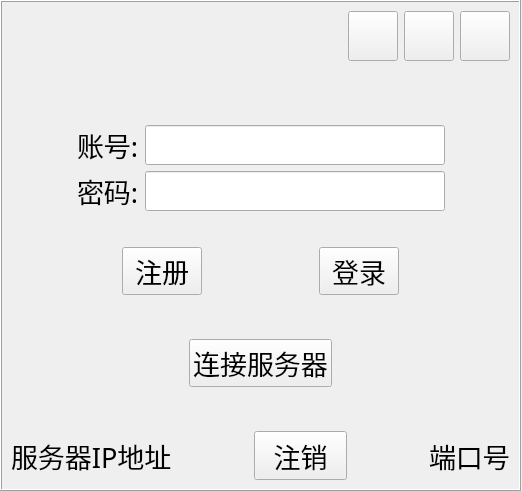
<?xml version="1.0" encoding="UTF-8"?>
<ui version="4.0">
 <class>TcpClient</class>
 <widget class="QWidget" name="TcpClient">
  <property name="geometry">
   <rect>
    <x>0</x>
    <y>0</y>
    <width>522</width>
    <height>491</height>
   </rect>
  </property>
  <property name="windowTitle">
   <string>TcpClient</string>
  </property>
  <widget class="QFrame" name="frame">
   <property name="geometry">
    <rect>
     <x>0</x>
     <y>0</y>
     <width>521</width>
     <height>491</height>
    </rect>
   </property>
   <property name="frameShape">
    <enum>QFrame::Box</enum>
   </property>
   <property name="frameShadow">
    <enum>QFrame::Raised</enum>
   </property>
   <layout class="QVBoxLayout" name="verticalLayout">
    <item>
     <layout class="QHBoxLayout" name="horizontalLayout_3">
      <item>
       <spacer name="horizontalSpacer_3">
        <property name="orientation">
         <enum>Qt::Horizontal</enum>
        </property>
        <property name="sizeHint" stdset="0">
         <size>
          <width>40</width>
          <height>20</height>
         </size>
        </property>
       </spacer>
      </item>
      <item>
       <widget class="QPushButton" name="pushButton_Settings">
        <property name="minimumSize">
         <size>
          <width>50</width>
          <height>50</height>
         </size>
        </property>
        <property name="maximumSize">
         <size>
          <width>50</width>
          <height>50</height>
         </size>
        </property>
        <property name="text">
         <string/>
        </property>
        <property name="icon">
         <iconset resource="res.qrc">
          <normaloff>:/res/settings.png</normaloff>:/res/settings.png</iconset>
        </property>
        <property name="iconSize">
         <size>
          <width>50</width>
          <height>50</height>
         </size>
        </property>
       </widget>
      </item>
      <item>
       <widget class="QPushButton" name="pushButton_Minwindow">
        <property name="minimumSize">
         <size>
          <width>50</width>
          <height>50</height>
         </size>
        </property>
        <property name="maximumSize">
         <size>
          <width>50</width>
          <height>50</height>
         </size>
        </property>
        <property name="text">
         <string/>
        </property>
        <property name="icon">
         <iconset resource="res.qrc">
          <normaloff>:/res/minwindow.png</normaloff>:/res/minwindow.png</iconset>
        </property>
        <property name="iconSize">
         <size>
          <width>50</width>
          <height>50</height>
         </size>
        </property>
       </widget>
      </item>
      <item>
       <widget class="QPushButton" name="pushButton_Close">
        <property name="minimumSize">
         <size>
          <width>50</width>
          <height>50</height>
         </size>
        </property>
        <property name="maximumSize">
         <size>
          <width>50</width>
          <height>50</height>
         </size>
        </property>
        <property name="text">
         <string/>
        </property>
        <property name="icon">
         <iconset resource="res.qrc">
          <normaloff>:/res/close.png</normaloff>:/res/close.png</iconset>
        </property>
        <property name="iconSize">
         <size>
          <width>50</width>
          <height>50</height>
         </size>
        </property>
       </widget>
      </item>
     </layout>
    </item>
    <item>
     <spacer name="verticalSpacer">
      <property name="orientation">
       <enum>Qt::Vertical</enum>
      </property>
      <property name="sizeHint" stdset="0">
       <size>
        <width>20</width>
        <height>40</height>
       </size>
      </property>
     </spacer>
    </item>
    <item>
     <spacer name="verticalSpacer_5">
      <property name="orientation">
       <enum>Qt::Vertical</enum>
      </property>
      <property name="sizeHint" stdset="0">
       <size>
        <width>20</width>
        <height>40</height>
       </size>
      </property>
     </spacer>
    </item>
    <item>
     <layout class="QHBoxLayout" name="horizontalLayout">
      <item>
       <spacer name="horizontalSpacer_6">
        <property name="orientation">
         <enum>Qt::Horizontal</enum>
        </property>
        <property name="sizeHint" stdset="0">
         <size>
          <width>40</width>
          <height>20</height>
         </size>
        </property>
       </spacer>
      </item>
      <item>
       <widget class="QLabel" name="label_UserName">
        <property name="font">
         <font>
          <family>Agency FB</family>
          <pointsize>20</pointsize>
         </font>
        </property>
        <property name="text">
         <string>账号:</string>
        </property>
       </widget>
      </item>
      <item>
       <widget class="QLineEdit" name="lineEdit_userName">
        <property name="minimumSize">
         <size>
          <width>300</width>
          <height>40</height>
         </size>
        </property>
        <property name="maximumSize">
         <size>
          <width>300</width>
          <height>40</height>
         </size>
        </property>
        <property name="font">
         <font>
          <family>Agency FB</family>
          <pointsize>16</pointsize>
         </font>
        </property>
       </widget>
      </item>
      <item>
       <spacer name="horizontalSpacer_4">
        <property name="orientation">
         <enum>Qt::Horizontal</enum>
        </property>
        <property name="sizeHint" stdset="0">
         <size>
          <width>40</width>
          <height>20</height>
         </size>
        </property>
       </spacer>
      </item>
     </layout>
    </item>
    <item>
     <layout class="QHBoxLayout" name="horizontalLayout_2">
      <item>
       <spacer name="horizontalSpacer_7">
        <property name="orientation">
         <enum>Qt::Horizontal</enum>
        </property>
        <property name="sizeHint" stdset="0">
         <size>
          <width>40</width>
          <height>20</height>
         </size>
        </property>
       </spacer>
      </item>
      <item>
       <widget class="QLabel" name="label_Password">
        <property name="font">
         <font>
          <family>Agency FB</family>
          <pointsize>20</pointsize>
         </font>
        </property>
        <property name="text">
         <string>密码:</string>
        </property>
       </widget>
      </item>
      <item>
       <widget class="QLineEdit" name="lineEdit_passWord">
        <property name="minimumSize">
         <size>
          <width>300</width>
          <height>40</height>
         </size>
        </property>
        <property name="maximumSize">
         <size>
          <width>300</width>
          <height>40</height>
         </size>
        </property>
        <property name="font">
         <font>
          <family>Agency FB</family>
          <pointsize>16</pointsize>
         </font>
        </property>
       </widget>
      </item>
      <item>
       <spacer name="horizontalSpacer_5">
        <property name="orientation">
         <enum>Qt::Horizontal</enum>
        </property>
        <property name="sizeHint" stdset="0">
         <size>
          <width>40</width>
          <height>20</height>
         </size>
        </property>
       </spacer>
      </item>
     </layout>
    </item>
    <item>
     <spacer name="verticalSpacer_3">
      <property name="orientation">
       <enum>Qt::Vertical</enum>
      </property>
      <property name="sizeHint" stdset="0">
       <size>
        <width>20</width>
        <height>40</height>
       </size>
      </property>
     </spacer>
    </item>
    <item>
     <layout class="QHBoxLayout" name="horizontalLayout_4">
      <item>
       <spacer name="horizontalSpacer_8">
        <property name="orientation">
         <enum>Qt::Horizontal</enum>
        </property>
        <property name="sizeHint" stdset="0">
         <size>
          <width>40</width>
          <height>20</height>
         </size>
        </property>
       </spacer>
      </item>
      <item>
       <widget class="QPushButton" name="pushButton_Register">
        <property name="font">
         <font>
          <family>Agency FB</family>
          <pointsize>20</pointsize>
         </font>
        </property>
        <property name="text">
         <string>注册</string>
        </property>
       </widget>
      </item>
      <item>
       <spacer name="horizontalSpacer">
        <property name="orientation">
         <enum>Qt::Horizontal</enum>
        </property>
        <property name="sizeHint" stdset="0">
         <size>
          <width>40</width>
          <height>20</height>
         </size>
        </property>
       </spacer>
      </item>
      <item>
       <widget class="QPushButton" name="pushButton_Login">
        <property name="font">
         <font>
          <family>Agency FB</family>
          <pointsize>20</pointsize>
         </font>
        </property>
        <property name="text">
         <string>登录</string>
        </property>
       </widget>
      </item>
      <item>
       <spacer name="horizontalSpacer_9">
        <property name="orientation">
         <enum>Qt::Horizontal</enum>
        </property>
        <property name="sizeHint" stdset="0">
         <size>
          <width>40</width>
          <height>20</height>
         </size>
        </property>
       </spacer>
      </item>
     </layout>
    </item>
    <item>
     <spacer name="verticalSpacer_4">
      <property name="orientation">
       <enum>Qt::Vertical</enum>
      </property>
      <property name="sizeHint" stdset="0">
       <size>
        <width>20</width>
        <height>40</height>
       </size>
      </property>
     </spacer>
    </item>
    <item>
     <widget class="QWidget" name="widget" native="true">
      <layout class="QHBoxLayout" name="horizontalLayout_6">
       <item>
        <spacer name="horizontalSpacer_10">
         <property name="orientation">
          <enum>Qt::Horizontal</enum>
         </property>
         <property name="sizeHint" stdset="0">
          <size>
           <width>40</width>
           <height>20</height>
          </size>
         </property>
        </spacer>
       </item>
       <item>
        <widget class="QPushButton" name="pushButton_ConntecToServer">
         <property name="font">
          <font>
           <family>Agency FB</family>
           <pointsize>20</pointsize>
          </font>
         </property>
         <property name="text">
          <string>连接服务器</string>
         </property>
        </widget>
       </item>
       <item>
        <spacer name="horizontalSpacer_12">
         <property name="orientation">
          <enum>Qt::Horizontal</enum>
         </property>
         <property name="sizeHint" stdset="0">
          <size>
           <width>40</width>
           <height>20</height>
          </size>
         </property>
        </spacer>
       </item>
      </layout>
     </widget>
    </item>
    <item>
     <spacer name="verticalSpacer_2">
      <property name="orientation">
       <enum>Qt::Vertical</enum>
      </property>
      <property name="sizeHint" stdset="0">
       <size>
        <width>20</width>
        <height>40</height>
       </size>
      </property>
     </spacer>
    </item>
    <item>
     <layout class="QHBoxLayout" name="horizontalLayout_5">
      <item>
       <widget class="QLabel" name="label_IP">
        <property name="font">
         <font>
          <family>Bahnschrift Light</family>
          <pointsize>20</pointsize>
         </font>
        </property>
        <property name="text">
         <string>服务器IP地址</string>
        </property>
       </widget>
      </item>
      <item>
       <spacer name="horizontalSpacer_2">
        <property name="orientation">
         <enum>Qt::Horizontal</enum>
        </property>
        <property name="sizeHint" stdset="0">
         <size>
          <width>40</width>
          <height>20</height>
         </size>
        </property>
       </spacer>
      </item>
      <item>
       <widget class="QPushButton" name="pushButton_Logout">
        <property name="minimumSize">
         <size>
          <width>93</width>
          <height>49</height>
         </size>
        </property>
        <property name="maximumSize">
         <size>
          <width>93</width>
          <height>49</height>
         </size>
        </property>
        <property name="font">
         <font>
          <family>Agency FB</family>
          <pointsize>20</pointsize>
         </font>
        </property>
        <property name="text">
         <string>注销</string>
        </property>
       </widget>
      </item>
      <item>
       <spacer name="horizontalSpacer_11">
        <property name="orientation">
         <enum>Qt::Horizontal</enum>
        </property>
        <property name="sizeHint" stdset="0">
         <size>
          <width>40</width>
          <height>20</height>
         </size>
        </property>
       </spacer>
      </item>
      <item>
       <widget class="QLabel" name="label_Port">
        <property name="font">
         <font>
          <family>Bahnschrift Light</family>
          <pointsize>20</pointsize>
         </font>
        </property>
        <property name="text">
         <string>端口号</string>
        </property>
       </widget>
      </item>
     </layout>
    </item>
   </layout>
  </widget>
 </widget>
 <resources>
  <include location="res.qrc"/>
 </resources>
 <connections/>
</ui>
